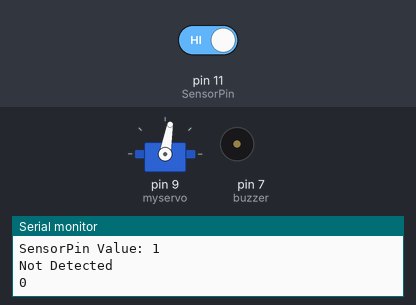
Recording of a sketch running on a simulated Arduino Uno, built with avr-gcc and run on an emulated ATmega328P. On the bench: servo, buzzer (waves = sounding, pin HIGH), the last lines printed to the serial monitor. The inputs (shaded band) are chosen by the test bench; at power-on: pin 11 (SensorPin) HIGH.

Above: at 2.0 s.
2.1 s: pin 11 (SensorPin) driven LOW
At 3.2 s:
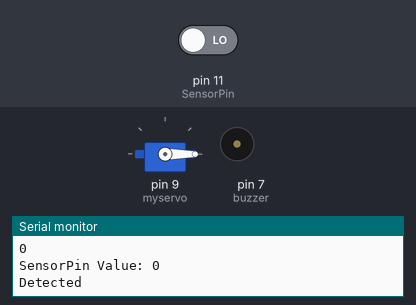
3.9 s: pin 11 (SensorPin) driven HIGH
At 6.4 s:
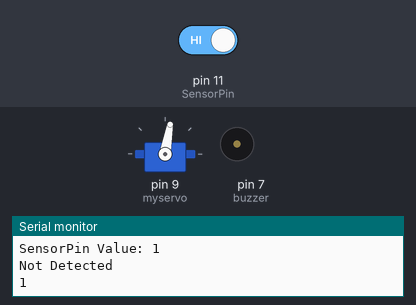
Timing chart, 0 to 7.9 s (numbered marks = the images above; inputs shaded):
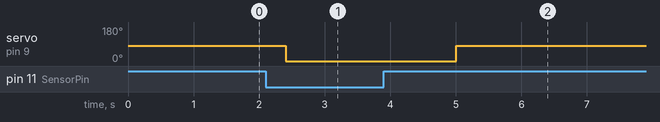

Measured:
- after the input at 2.1 s, servo on pin 9 (myservo): 80° → 0° after 0.30 s
- after the input at 3.9 s, servo on pin 9 (myservo): 0° → 80° after 1.1 s

The sketch:

trial.ino
```cpp
/*** www.arduinopoint.com ***/
/*** Arduino with IR Sensor ***/
#include <Servo.h>
Servo myservo;  // create servo object to control a servo
int SensorPin = 11;
int spots = 0;
const int buzzer = 7 ; //buzzer to arduino pin 9
void setup() {
  pinMode(buzzer, OUTPUT); // Set buzzer - pin 9 as an output
  pinMode(SensorPin, INPUT);
  Serial.begin(9600);
  myservo.attach(9);  // attaches the servo on pin 9 to the servo object
}

void loop() {
  int SensorValue = digitalRead(SensorPin);
  Serial.print("SensorPin Value: ");
  Serial.println(SensorValue);
   if (SensorValue==LOW){ // LOW MEANS Object Detected
   if(spots < 5){
    spots += 1;
    myservo.write(0);
    Serial.println("Detected");
    delay(2000);
   }else{
    tone(buzzer, 1000);
   }
  }
  else
  {
        myservo.write(80);
        Serial.println("Not Detected");

  }
  Serial.println(spots);
  delay(600);
}
```
